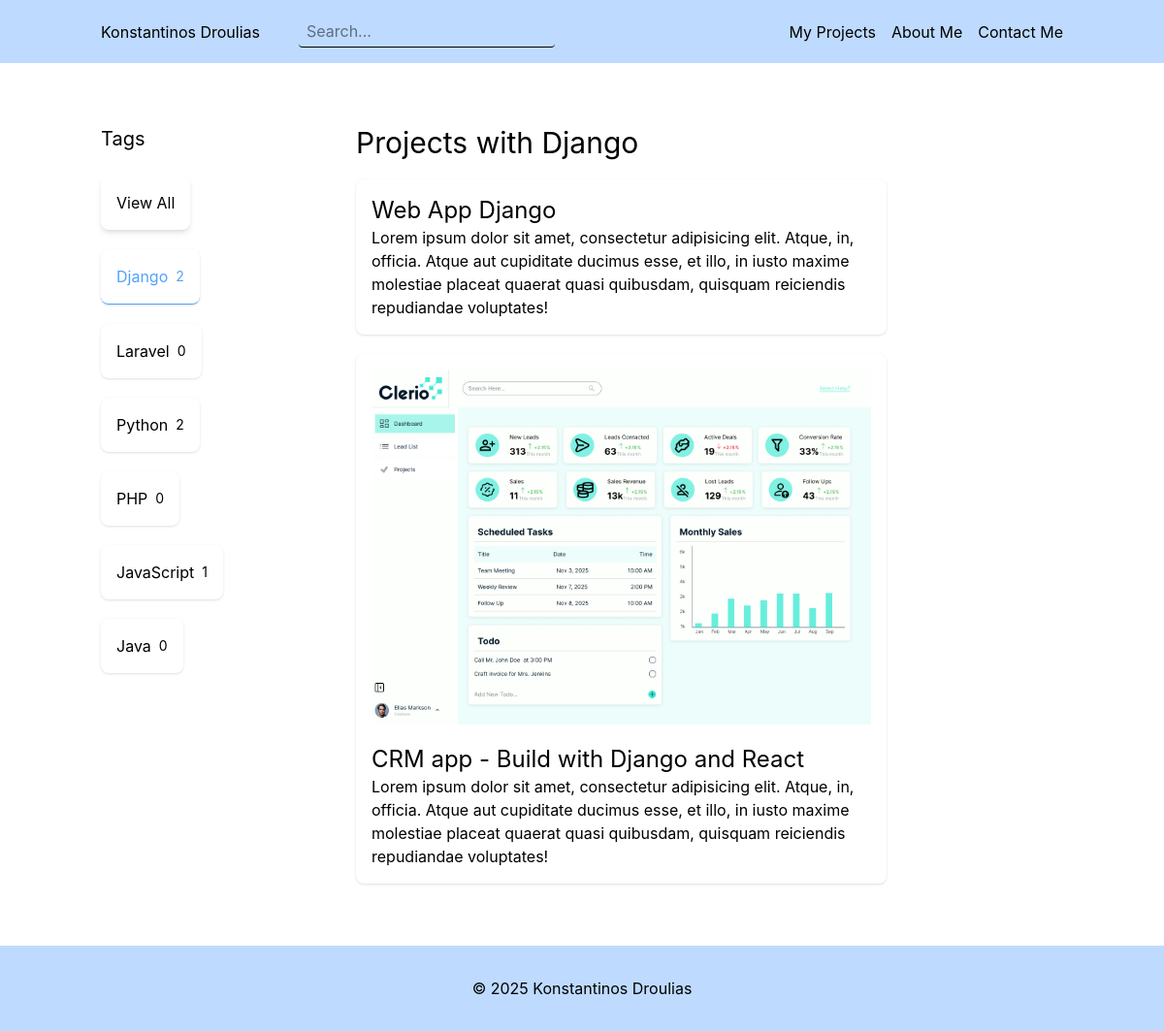
/projects/tag/1/, run on the app's committed database.
### projects/models.py (models this page shows, shortened)
class Tag(models.Model):
    name = models.CharField(max_length=100)

class Project(models.Model):
    featured_image = models.ImageField(upload_to='projects/', blank=True, null=True)
    title = models.CharField(max_length=100)
    short_description = models.TextField(null=True, blank=True)
    content = models.TextField()
    tags = models.ManyToManyField(Tag)
    github_link = models.URLField(null=True, blank=True)
    figma_link = models.URLField(null=True, blank=True)
    created = models.DateTimeField(auto_now_add=True)
    updated = models.DateTimeField(auto_now=True)

### projects/views.py (the view)
# urls.py: path('projects/tag/<int:id>/', views.tag, name='tag'),
def tag(request, id):
    tag = get_object_or_404(Tag, id=id)
    projects = tag.project_set.all()
    tags = Tag.objects.all()
    context = {
        "tag": tag,
        "projects": projects,
        "tags": tags,
    }
    return render(request, 'projects/tag.html', context)

### projects/templates/projects/tag.html
{% extends "base.html" %}
{% block main %}
<div class="grid grid-cols-[1fr_3fr] gap-5">
    <div>
        <h3 class="text-xl mb-6">Tags</h3>
        <div class="flex justify-start items-start flex-col gap-5">
            <a href="{% url 'projects' %}" class="p-4 rounded-lg bg-white shadow-md hover:cursor-pointer">
                <p class="text-base">View All</p>
            </a>
            {% for tg in tags %}
                {% if tg.name == tag.name %}
                <a href="{% url 'tag' tg.id %}" class="flex items-center gap-2 p-4 border-b-1 rounded-lg text-blue-400 shadow-sm hover:cursor-pointer">
                    <p class="text-base">{{ tg.name }}</p>
                    <p class="text-sm">{{ tg.project_set.count }}</p>
                </a>
                {% else %}
                <a href="{% url 'tag' tg.id %}" class="flex items-center gap-2 p-4 rounded-lg bg-white shadow-sm hover:cursor-pointer">
                    <p class="text-base">{{ tg.name }}</p>
                    <p class="text-sm">{{ tg.project_set.count }}</p>
                </a>
                {% endif %}
            {% endfor %}
        </div>
    </div>
    <div>
        <h2 class="text-3xl mb-5">Projects with {{ tag.name }}</h2>
        {% if projects %}
        <div class="flex flex-col gap-5">
            {% for project in projects %}
                <a href="{% url 'project' project.id %}" class="w-3/4 p-4 rounded-lg bg-white shadow-sm">
                    {% if project.featured_image %}
                    <img src="{{ project.featured_image.url }}"
                         alt="{{ project.title }}"
                         class="w-full h-auto object-contain mb-5">
                    {% endif %}
                    <h3 class="block text-2xl">{{ project.title }}</h3>
                    <p class="block text-base/2.0">{{ project.content }}</p>
                </a>
            {% endfor %}
        </div>
        {% else %}
        <p class="text-center p-2 text-lg text-gray-500">No projects for this tag</p>
        {% endif %}
    </div>
</div>
{% endblock %}

### data on the page
Tag: name "Django", project_set.count "2"
Tag: name "Laravel", project_set.count "0"
Tag: name "Python", project_set.count "2"
Tag: name "PHP", project_set.count "0"
Tag: name "JavaScript", project_set.count "1"
Tag: name "Java", project_set.count "0"
Project: title "Web App Django", content "Lorem ipsum dolor sit amet, consectetur adipisicing elit. Atque, in, officia. Atque aut cupiditate ducimus esse, et illo, in iusto maxime molestiae placeat quaerat quasi quibusdam, quisquam reiciendis repudiandae voluptates!"
Project: featured_image (picture), title "CRM app - Build with Django and React", content "Lorem ipsum dolor sit amet, consectetur adipisicing elit. Atque, in, officia. Atque aut cupiditate ducimus esse, et illo, in iusto maxime molestiae placeat quaerat quasi quibusdam, quisquam reiciendis repudiandae voluptates!"
